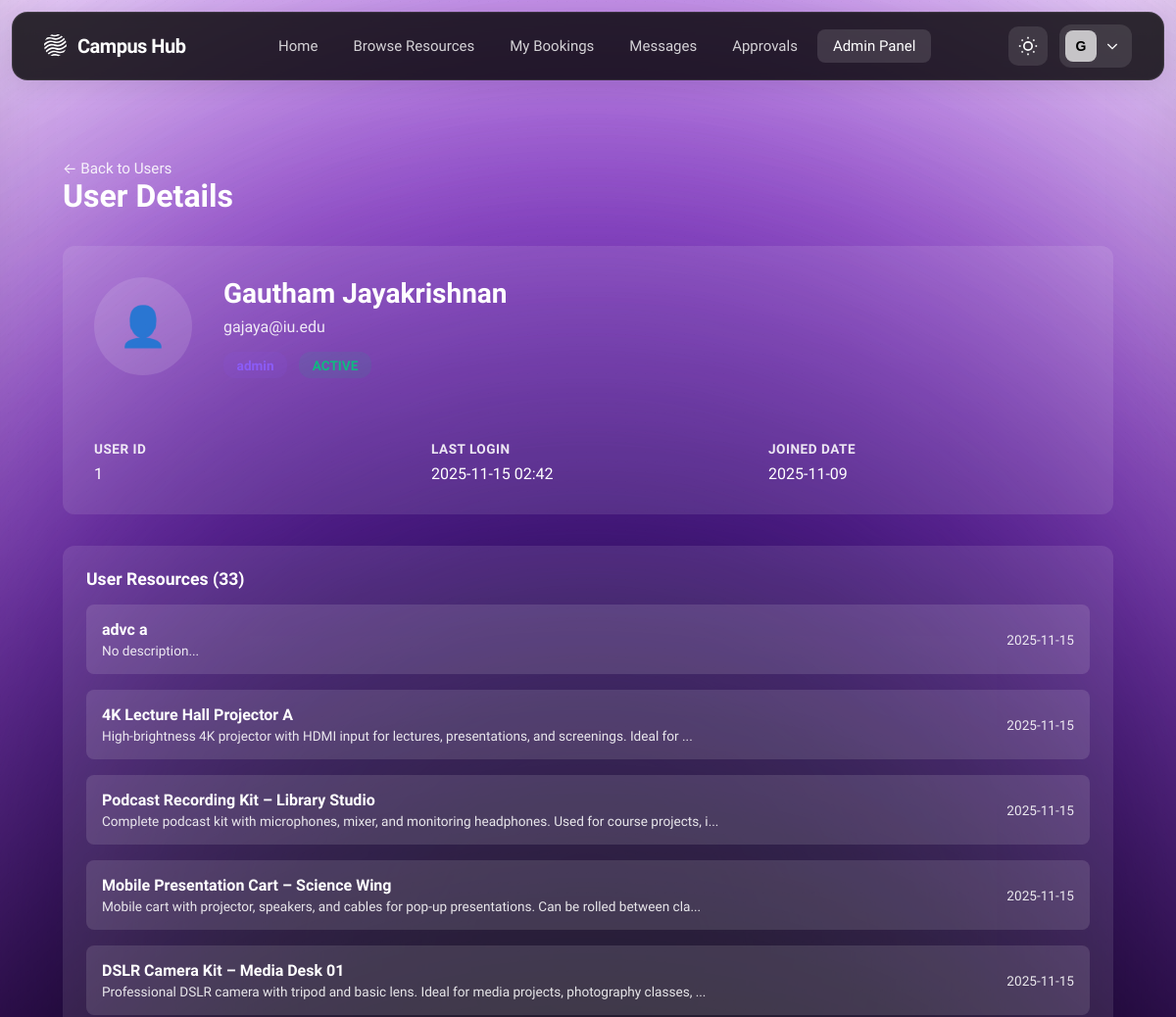
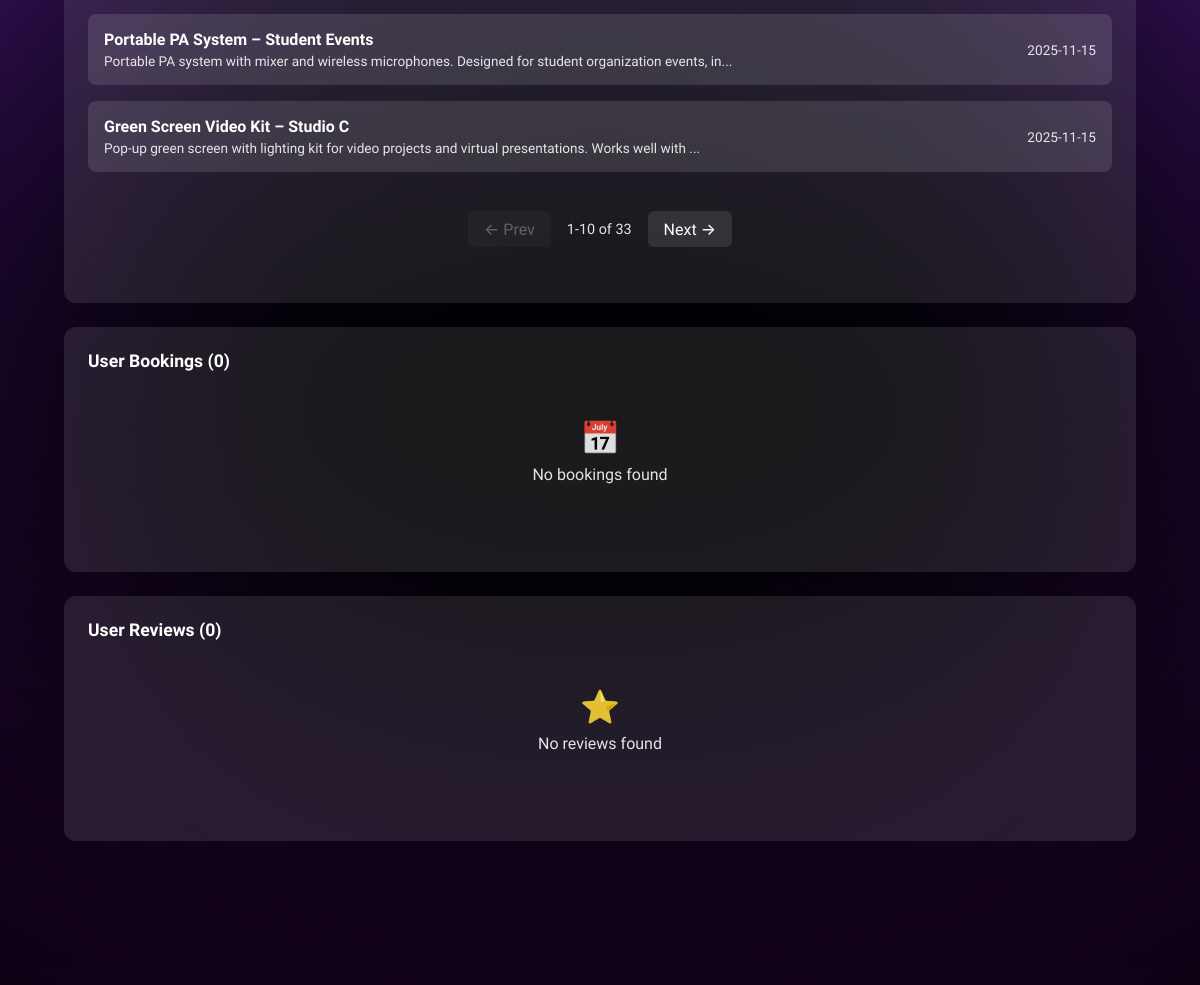
Before: /admin/users/1 (signed in) with the older database file (2 pictures, top to bottom).
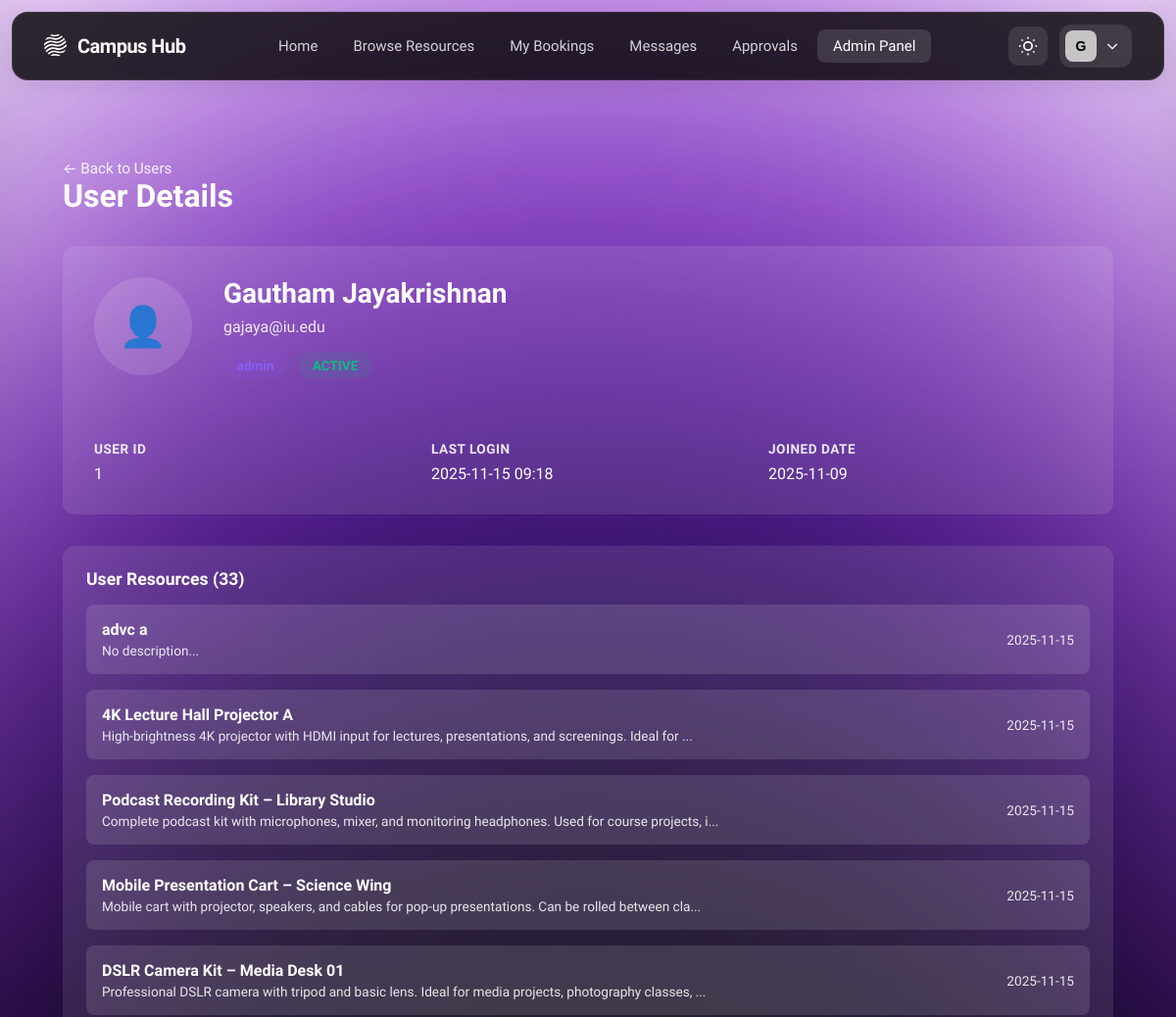
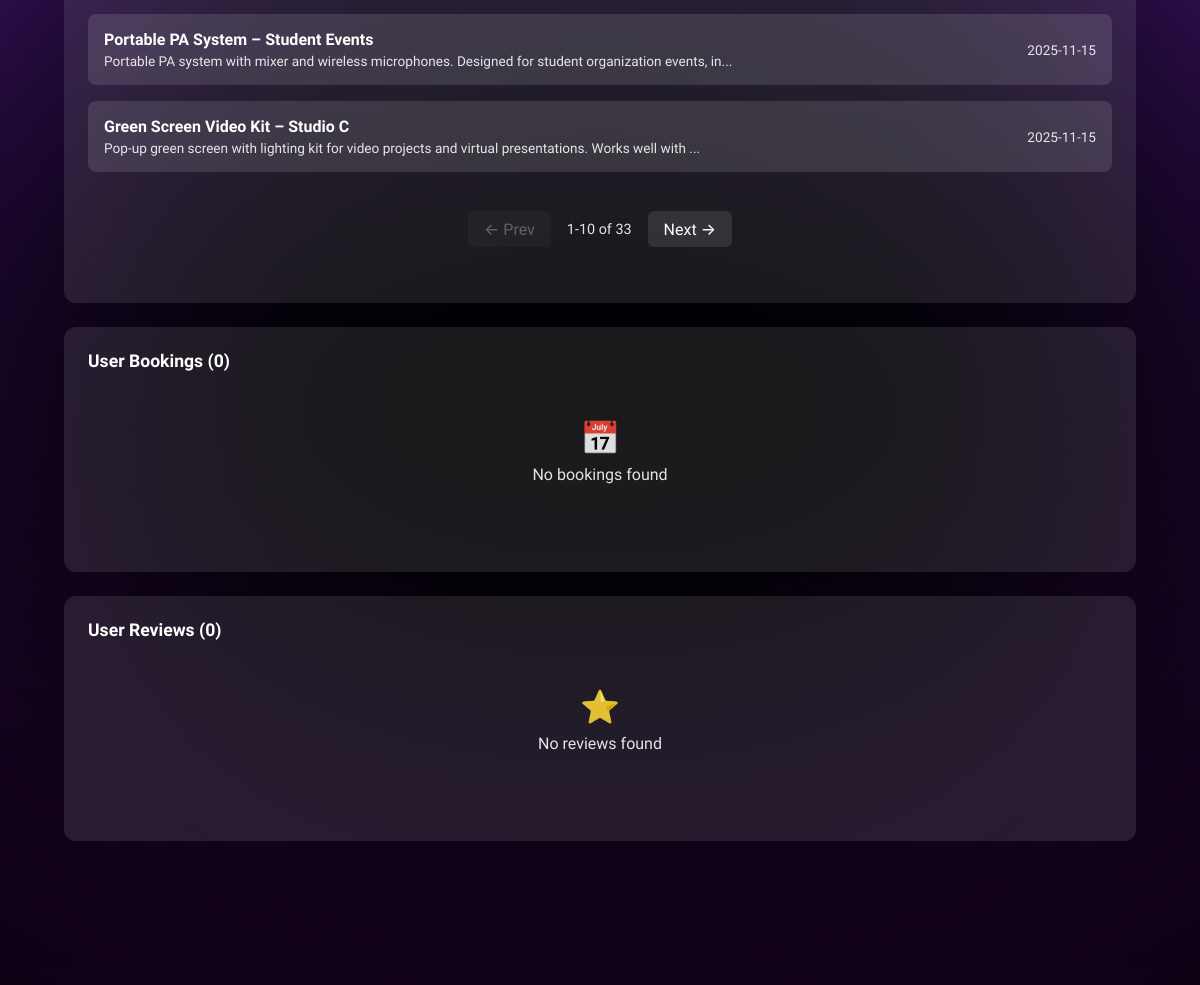
After: the same page with the newer database file (2 pictures, top to bottom).
### tables this page shows
CREATE TABLE users (
    user_id INTEGER PRIMARY KEY AUTOINCREMENT,
    name TEXT NOT NULL,
    email TEXT NOT NULL UNIQUE,
    password_hash TEXT NOT NULL,
    role TEXT NOT NULL CHECK (role IN ('student','staff','admin')),
    profile_image TEXT,
    department_id INTEGER REFERENCES departments(department_id),
    email_verified BOOLEAN NOT NULL DEFAULT 0,
    verification_token TEXT,
    verification_token_expires DATETIME,
    reset_password_token TEXT,
    reset_password_expires DATETIME,
    created_at DATETIME DEFAULT CURRENT_TIMESTAMP,
    updated_at DATETIME
, is_banned INTEGER DEFAULT 0, last_login TIMESTAMP);

### src/controllers/admin_controller.py (the view)
@admin_bp.route('/users/<int:user_id>')
@login_required
@role_required('admin')
def user_detail(user_id):
    try:
        user = UserDAL.get_user_by_id(user_id)
        if not user:
            flash('User not found.', 'danger')
            return redirect(url_for('admin.users'))
        if user.get('is_banned'):
            user['status'] = 'banned'
        else:
            user['status'] = 'active'
        resources_page = request.args.get('resources_page', 1, type=int)
        bookings_page = request.args.get('bookings_page', 1, type=int)
        reviews_page = request.args.get('reviews_page', 1, type=int)
        user_resources = ResourceDAL.get_all_resources(
            owner_type='user',
            owner_id=user_id,
            limit=1000  # Fetch all resources
        )
        user_bookings = BookingDAL.get_bookings_by_user(user_id, limit=1000)
        user_reviews = ReviewDAL.get_reviews_by_user(user_id, limit=1000)
        return render_template(
            'admin/user_detail.html',
            user=user,
            user_resources=user_resources,
            user_bookings=user_bookings,
            user_reviews=user_reviews,
            resources_page=resources_page,
            bookings_page=bookings_page,
            reviews_page=reviews_page
        )
    except Exception as e:
        logger.error(f"Error loading user detail: {str(e)}", exc_info=True)
        flash('Error loading user details.', 'danger')
        return redirect(url_for('admin.users'))

### src/app.py (called while the page is built)
def init_extensions(app):
    csrf.init_app(app)
    login_manager.init_app(app)
    login_manager.login_view = 'auth.login'  # Redirect to login page if not authenticated
    login_manager.login_message = 'Please log in to access this page.'
    login_manager.login_message_category = 'info'
    @login_manager.user_loader
    def load_user(user_id):
        from src.data_access.user_dal import UserDAL
        from src.models.user import User
        user_data = UserDAL.get_user_by_id(int(user_id))
        if user_data:
            return User(user_data)
        return None

### src/data_access/base_dal.py (called while the page is built)
    @classmethod
    def get_db_path(cls) -> str:
        if cls._db_path is None:
            base_dir = Path(__file__).parent.parent.parent
            cls._db_path = str(base_dir / 'campus_resource_hub.db')
        return cls._db_path

    @classmethod
    def execute_query(cls, query: str, params: Tuple = ()) -> List[Dict[str, Any]]:
        with cls.get_connection() as conn:
            cursor = conn.cursor()
            cursor.execute(query, params)
            rows = cursor.fetchall()
            return [dict(row) for row in rows]

### src/models/user.py (called while the page is built)
    @property
    def user_id(self) -> int:
        return self._user_id

### src/templates/admin/user_detail.html (shortened to what the changed rows need)
{% extends 'base.html' %}
{% block content %}
<div class="admin-container">
    <div class="page-header">
        <div>
            <h1>User Details</h1>
        </div>
    </div>
    <div class="user-info-card">
        <div class="user-header">
            <div class="user-main-info">
                <h2>{{ user.name }}</h2>
                <div class="user-email">{{ user.email }}</div>
                <div class="user-badges">
                    <span class="role-badge {{ user.role }}">{{ user.role }}</span>
                    <span class="status-badge {{ user.status }}">{{ user.status }}</span>
                </div>
            </div>
        </div>
        <div class="user-details-grid">
            <div class="detail-item">
                <div class="detail-label">User ID</div>
                <div class="detail-value">{{ user.user_id }}</div>
            </div>
            <div class="detail-item">
                <div class="detail-label">Last Login</div>
                <div class="detail-value">{{ user.last_login[:16] if user.last_login else 'Never' }}</div>
            </div>
            <div class="detail-item">
                <div class="detail-label">Joined Date</div>
                <div class="detail-value">{{ user.created_at[:10] if user.created_at else 'N/A' }}</div>
            </div>
        </div>
    </div>
</div>
{% endblock %}

### src/templates/base.html (shortened to what this page needs)
<!DOCTYPE html>
<html lang="en" data-theme="dark">
<head>
    <link rel="stylesheet" href="{{ url_for('static', filename='css/home.css') }}">
</head>
<body>
    <div class="background-effects">
        <div class="blur-white"></div>
        <div class="gradient-ellipse-1">
            <div style="position: absolute; inset: -31.25% -24.81%;">
            </div>
        </div>
        <div class="gradient-ellipse-2">
            <div style="position: absolute; inset: -41.49% -30.77%;">
            </div>
        </div>
        <div class="gradient-ellipse-3">
            <div style="position: absolute; inset: -62.11% -38.17%;">
            </div>
        </div>
        <div class="gradient-ellipse-4">
            <div style="position: absolute; inset: -37.04% -24.07%;">
            </div>
        </div>
        <div class="noise-texture"></div>
    </div>
    <nav class="navbar">
        <div class="navbar-container">
            <div class="navbar-left">
                <a href="{{ url_for('main.index') }}" class="navbar-logo">
                    <span class="logo-text">Campus Hub</span>
                </a>
            </div>
            <div class="navbar-center">
                <a href="{{ url_for('main.index') }}" class="nav-link {% if request.endpoint == 'main.index' %}active{% endif %}">Home</a>
                <a href="{{ url_for('resource.index') }}" class="nav-link {% if request.endpoint and request.endpoint.startswith('resource.') %}active{% endif %}">Browse Resources</a>
                {% if current_user.is_authenticated %}
                    <a href="{{ url_for('booking.index') }}" class="nav-link {% if request.endpoint and request.endpoint.startswith('booking.') and request.endpoint != 'booking.pending_approvals' %}active{% endif %}">My Bookings</a>
                    <a href="{{ url_for('message.inbox') }}" class="nav-link {% if request.endpoint and request.endpoint.startswith('message.') %}active{% endif %}" style="position: relative;">
                        Messages
                    </a>
                    {% if current_user.role in ['staff', 'admin'] %}
                        <a href="{{ url_for('booking.pending_approvals') }}" class="nav-link {% if request.endpoint == 'booking.pending_approvals' %}active{% endif %}" style="position: relative;">
                            Approvals
                        </a>
                    {% endif %}
                    {% if current_user.role == 'admin' %}
                        <a href="{{ url_for('admin.dashboard') }}" class="nav-link {% if request.endpoint and request.endpoint.startswith('admin.') %}active{% endif %}">Admin Panel</a>
                    {% endif %}
                {% endif %}
            </div>
            <div class="navbar-right">
                <button class="theme-toggle" onclick="toggleTheme()" aria-label="Toggle theme">
                </button>
                {% if current_user.is_authenticated %}
                <div class="account-dropdown">
                    <button class="account-button" onclick="toggleAccountMenu()">
                        <div class="account-avatar">
                            {{ current_user.name[0].upper() }}
                        </div>
                        <svg class="chevron-icon" fill="none" stroke="currentColor" stroke-width="2" viewBox="0 0 24 24">
                            <path d="M19 9l-7 7-7-7"/>
                        </svg>
                    </button>
                </div>
                {% endif %}
            </div>
        </div>
    </nav>
    <main class="main-content">
        {% block content %}{% endblock %}
    </main>
</body>
</html>

Changed rows visible on the page:
changed users "Gautham Jayakrishnan": last_login "2025-11-15 02:42" → "2025-11-15 09:18"
